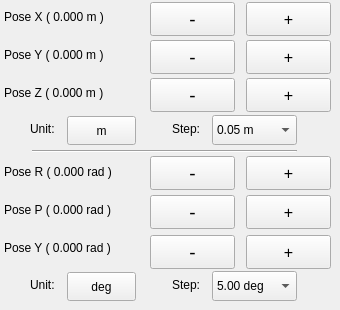
   <widget class="QWidget" name="tab2">
    <attribute name="title">
     <string>                MoveL                </string>
    </attribute>
    <widget class="QPushButton" name="pushButton7_3">
     <property name="geometry">
      <rect>
       <x>150</x>
       <y>235</y>
       <width>85</width>
       <height>34</height>
      </rect>
     </property>
     <property name="font">
      <font>
       <family>Ubuntu</family>
       <pointsize>14</pointsize>
       <weight>50</weight>
       <italic>false</italic>
       <bold>false</bold>
      </font>
     </property>
     <property name="cursor">
      <cursorShape>PointingHandCursor</cursorShape>
     </property>
     <property name="text">
      <string>-</string>
     </property>
    </widget>
    <widget class="QPushButton" name="pushButton5_3">
     <property name="geometry">
      <rect>
       <x>150</x>
       <y>156</y>
       <width>85</width>
       <height>34</height>
      </rect>
     </property>
     <property name="font">
      <font>
       <family>Ubuntu</family>
       <pointsize>14</pointsize>
       <weight>50</weight>
       <italic>false</italic>
       <bold>false</bold>
      </font>
     </property>
     <property name="cursor">
      <cursorShape>PointingHandCursor</cursorShape>
     </property>
     <property name="text">
      <string>-</string>
     </property>
    </widget>
    <widget class="QLabel" name="label_23">
     <property name="geometry">
      <rect>
       <x>30</x>
       <y>269</y>
       <width>41</width>
       <height>32</height>
      </rect>
     </property>
     <property name="text">
      <string>Unit:</string>
     </property>
    </widget>
    <widget class="QLabel" name="label_step3">
     <property name="geometry">
      <rect>
       <x>172</x>
       <y>269</y>
       <width>41</width>
       <height>32</height>
      </rect>
     </property>
     <property name="text">
      <string>Step:</string>
     </property>
    </widget>
    <widget class="QPushButton" name="pushButton5_4">
     <property name="geometry">
      <rect>
       <x>246</x>
       <y>156</y>
       <width>85</width>
       <height>34</height>
      </rect>
     </property>
     <property name="font">
      <font>
       <family>Ubuntu</family>
       <pointsize>12</pointsize>
       <weight>50</weight>
       <italic>false</italic>
       <bold>false</bold>
      </font>
     </property>
     <property name="cursor">
      <cursorShape>PointingHandCursor</cursorShape>
     </property>
     <property name="text">
      <string>+</string>
     </property>
    </widget>
    <widget class="QPushButton" name="pushButton2_4">
     <property name="geometry">
      <rect>
       <x>246</x>
       <y>40</y>
       <width>85</width>
       <height>34</height>
      </rect>
     </property>
     <property name="font">
      <font>
       <family>Ubuntu</family>
       <pointsize>12</pointsize>
       <weight>50</weight>
       <italic>false</italic>
       <bold>false</bold>
      </font>
     </property>
     <property name="cursor">
      <cursorShape>PointingHandCursor</cursorShape>
     </property>
     <property name="text">
      <string>+</string>
     </property>
    </widget>
    <widget class="QPushButton" name="pushButton6_4">
     <property name="geometry">
      <rect>
       <x>246</x>
       <y>195</y>
       <width>85</width>
       <height>34</height>
      </rect>
     </property>
     <property name="font">
      <font>
       <family>Ubuntu</family>
       <pointsize>12</pointsize>
       <weight>50</weight>
       <italic>false</italic>
       <bold>false</bold>
      </font>
     </property>
     <property name="cursor">
      <cursorShape>PointingHandCursor</cursorShape>
     </property>
     <property name="text">
      <string>+</string>
     </property>
    </widget>
    <widget class="QPushButton" name="pushButton7_4">
     <property name="geometry">
      <rect>
       <x>246</x>
       <y>235</y>
       <width>85</width>
       <height>34</height>
      </rect>
     </property>
     <property name="font">
      <font>
       <family>Ubuntu</family>
       <pointsize>12</pointsize>
       <weight>50</weight>
       <italic>false</italic>
       <bold>false</bold>
      </font>
     </property>
     <property name="cursor">
      <cursorShape>PointingHandCursor</cursorShape>
     </property>
     <property name="text">
      <string>+</string>
     </property>
    </widget>
    <widget class="QPushButton" name="pushButton6_3">
     <property name="geometry">
      <rect>
       <x>150</x>
       <y>195</y>
       <width>85</width>
       <height>34</height>
      </rect>
     </property>
     <property name="font">
      <font>
       <family>Ubuntu</family>
       <pointsize>14</pointsize>
       <weight>50</weight>
       <italic>false</italic>
       <bold>false</bold>
      </font>
     </property>
     <property name="cursor">
      <cursorShape>PointingHandCursor</cursorShape>
     </property>
     <property name="text">
      <string>-</string>
     </property>
    </widget>
    <widget class="QPushButton" name="radDegButton_2">
     <property name="geometry">
      <rect>
       <x>67</x>
       <y>272</y>
       <width>69</width>
       <height>29</height>
      </rect>
     </property>
     <property name="text">
      <string>deg</string>
     </property>
    </widget>
    <widget class="QPushButton" name="pushButton1_3">
     <property name="geometry">
      <rect>
       <x>150</x>
       <y>2</y>
       <width>85</width>
       <height>34</height>
      </rect>
     </property>
     <property name="font">
      <font>
       <family>Ubuntu</family>
       <pointsize>14</pointsize>
       <weight>50</weight>
       <italic>false</italic>
       <bold>false</bold>
      </font>
     </property>
     <property name="cursor">
      <cursorShape>PointingHandCursor</cursorShape>
     </property>
     <property name="text">
      <string>-</string>
     </property>
    </widget>
    <widget class="QPushButton" name="pushButton1_4">
     <property name="geometry">
      <rect>
       <x>246</x>
       <y>2</y>
       <width>85</width>
       <height>34</height>
      </rect>
     </property>
     <property name="font">
      <font>
       <family>Ubuntu</family>
       <pointsize>12</pointsize>
       <weight>50</weight>
       <italic>false</italic>
       <bold>false</bold>
      </font>
     </property>
     <property name="cursor">
      <cursorShape>PointingHandCursor</cursorShape>
     </property>
     <property name="text">
      <string>+</string>
     </property>
    </widget>
    <widget class="QLabel" name="label_9">
     <property name="geometry">
      <rect>
       <x>4</x>
       <y>1</y>
       <width>143</width>
       <height>32</height>
      </rect>
     </property>
     <property name="text">
      <string>Pose X ( 0.000 m )</string>
     </property>
    </widget>
    <widget class="QComboBox" name="comboBox_rpy">
     <property name="geometry">
      <rect>
       <x>212</x>
       <y>271</y>
       <width>85</width>
       <height>30</height>
      </rect>
     </property>
     <property name="currentIndex">
      <number>3</number>
     </property>
     <item>
      <property name="text">
       <string>60.0 deg</string>
      </property>
     </item>
     <item>
      <property name="text">
       <string>30.0 deg</string>
      </property>
     </item>
     <item>
      <property name="text">
       <string>10.0 deg</string>
      </property>
     </item>
     <item>
      <property name="text">
       <string>5.00 deg</string>
      </property>
     </item>
     <item>
      <property name="text">
       <string>1.00 deg</string>
      </property>
     </item>
     <item>
      <property name="text">
       <string>0.50 deg</string>
      </property>
     </item>
     <item>
      <property name="text">
       <string>0.10 deg</string>
      </property>
     </item>
     <item>
      <property name="text">
       <string>0.80 rad</string>
      </property>
     </item>
     <item>
      <property name="text">
       <string>0.40 rad</string>
      </property>
     </item>
     <item>
      <property name="text">
       <string>0.20 rad</string>
      </property>
     </item>
     <item>
      <property name="text">
       <string>0.10 rad</string>
      </property>
     </item>
     <item>
      <property name="text">
       <string>0.05 rad</string>
      </property>
     </item>
     <item>
      <property name="text">
       <string>0.02 rad</string>
      </property>
     </item>
    </widget>
    <widget class="QLabel" name="label_11">
     <property name="geometry">
      <rect>
       <x>4</x>
       <y>77</y>
       <width>143</width>
       <height>32</height>
      </rect>
     </property>
     <property name="text">
      <string>Pose Z ( 0.000 m )</string>
     </property>
    </widget>
    <widget class="QPushButton" name="pushButton3_3">
     <property name="geometry">
      <rect>
       <x>150</x>
       <y>78</y>
       <width>85</width>
       <height>34</height>
      </rect>
     </property>
     <property name="font">
      <font>
       <family>Ubuntu</family>
       <pointsize>14</pointsize>
       <weight>50</weight>
       <italic>false</italic>
       <bold>false</bold>
      </font>
     </property>
     <property name="cursor">
      <cursorShape>PointingHandCursor</cursorShape>
     </property>
     <property name="text">
      <string>-</string>
     </property>
    </widget>
    <widget class="QPushButton" name="pushButton3_4">
     <property name="geometry">
      <rect>
       <x>246</x>
       <y>78</y>
       <width>85</width>
       <height>34</height>
      </rect>
     </property>
     <property name="font">
      <font>
       <family>Ubuntu</family>
       <pointsize>12</pointsize>
       <weight>50</weight>
       <italic>false</italic>
       <bold>false</bold>
      </font>
     </property>
     <property name="cursor">
      <cursorShape>PointingHandCursor</cursorShape>
     </property>
     <property name="text">
      <string>+</string>
     </property>
    </widget>
    <widget class="QLabel" name="label_12">
     <property name="geometry">
      <rect>
       <x>4</x>
       <y>156</y>
       <width>143</width>
       <height>32</height>
      </rect>
     </property>
     <property name="text">
      <string>Pose R ( 0.000 rad )</string>
     </property>
    </widget>
    <widget class="QPushButton" name="pushButton2_3">
     <property name="geometry">
      <rect>
       <x>150</x>
       <y>40</y>
       <width>85</width>
       <height>34</height>
      </rect>
     </property>
     <property name="font">
      <font>
       <family>Ubuntu</family>
       <pointsize>14</pointsize>
       <weight>50</weight>
       <italic>false</italic>
       <bold>false</bold>
      </font>
     </property>
     <property name="cursor">
      <cursorShape>PointingHandCursor</cursorShape>
     </property>
     <property name="text">
      <string>-</string>
     </property>
    </widget>
    <widget class="QLabel" name="label_10">
     <property name="geometry">
      <rect>
       <x>4</x>
       <y>39</y>
       <width>143</width>
       <height>32</height>
      </rect>
     </property>
     <property name="text">
      <string>Pose Y ( 0.000 m )</string>
     </property>
    </widget>
    <widget class="QLabel" name="label_13">
     <property name="geometry">
      <rect>
       <x>4</x>
       <y>194</y>
       <width>143</width>
       <height>32</height>
      </rect>
     </property>
     <property name="text">
      <string>Pose P ( 0.000 rad )</string>
     </property>
    </widget>
    <widget class="QLabel" name="label_14">
     <property name="geometry">
      <rect>
       <x>4</x>
       <y>232</y>
       <width>143</width>
       <height>32</height>
      </rect>
     </property>
     <property name="text">
      <string>Pose Y ( 0.000 rad )</string>
     </property>
    </widget>
    <widget class="QLabel" name="label_step2">
     <property name="geometry">
      <rect>
       <x>172</x>
       <y>113</y>
       <width>41</width>
       <height>32</height>
      </rect>
     </property>
     <property name="text">
      <string>Step:</string>
     </property>
    </widget>
    <widget class="QLabel" name="label_25">
     <property name="geometry">
      <rect>
       <x>30</x>
       <y>113</y>
       <width>41</width>
       <height>32</height>
      </rect>
     </property>
     <property name="text">
      <string>Unit:</string>
     </property>
    </widget>
    <widget class="QPushButton" name="mCmButton_1">
     <property name="geometry">
      <rect>
       <x>67</x>
       <y>116</y>
       <width>69</width>
       <height>29</height>
      </rect>
     </property>
     <property name="text">
      <string>m</string>
     </property>
    </widget>
    <widget class="QComboBox" name="comboBox_xyz">
     <property name="geometry">
      <rect>
       <x>212</x>
       <y>115</y>
       <width>85</width>
       <height>30</height>
      </rect>
     </property>
     <property name="currentIndex">
      <number>3</number>
     </property>
     <item>
      <property name="text">
       <string>0.20 m</string>
      </property>
     </item>
     <item>
      <property name="text">
       <string>0.15 m</string>
      </property>
     </item>
     <item>
      <property name="text">
       <string>0.10 m</string>
      </property>
     </item>
     <item>
      <property name="text">
       <string>0.05 m</string>
      </property>
     </item>
     <item>
      <property name="text">
       <string>0.02 m</string>
      </property>
     </item>
     <item>
      <property name="text">
       <string>0.01 m</string>
      </property>
     </item>
     <item>
      <property name="text">
       <string>20.0 cm</string>
      </property>
     </item>
     <item>
      <property name="text">
       <string>15.0 cm</string>
      </property>
     </item>
     <item>
      <property name="text">
       <string>10.0 cm</string>
      </property>
     </item>
     <item>
      <property name="text">
       <string>5.00 cm</string>
      </property>
     </item>
     <item>
      <property name="text">
       <string>2.00 cm</string>
      </property>
     </item>
     <item>
      <property name="text">
       <string>1.00 cm</string>
      </property>
     </item>
    </widget>
    <widget class="Line" name="line">
     <property name="geometry">
      <rect>
       <x>32</x>
       <y>143</y>
       <width>265</width>
       <height>16</height>
      </rect>
     </property>
     <property name="frameShadow">
      <enum>QFrame::Sunken</enum>
     </property>
     <property name="lineWidth">
      <number>1</number>
     </property>
     <property name="orientation">
      <enum>Qt::Horizontal</enum>
     </property>
    </widget>
   </widget>
